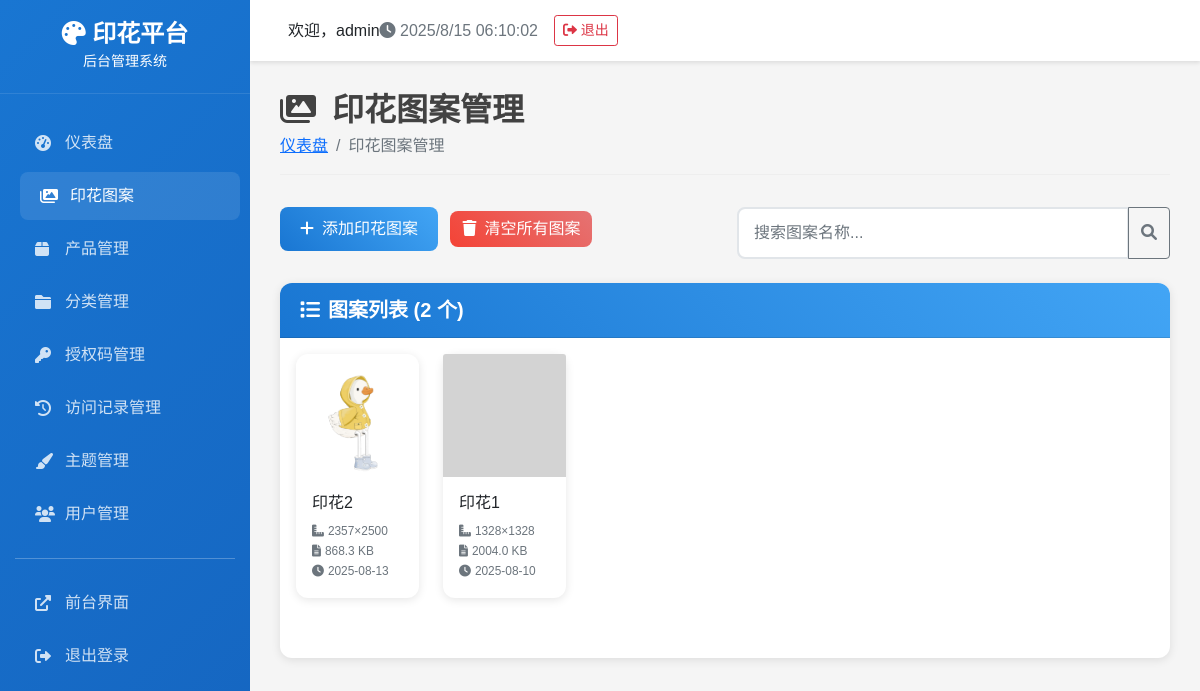
Before: /patterns (signed in) with the older database file.
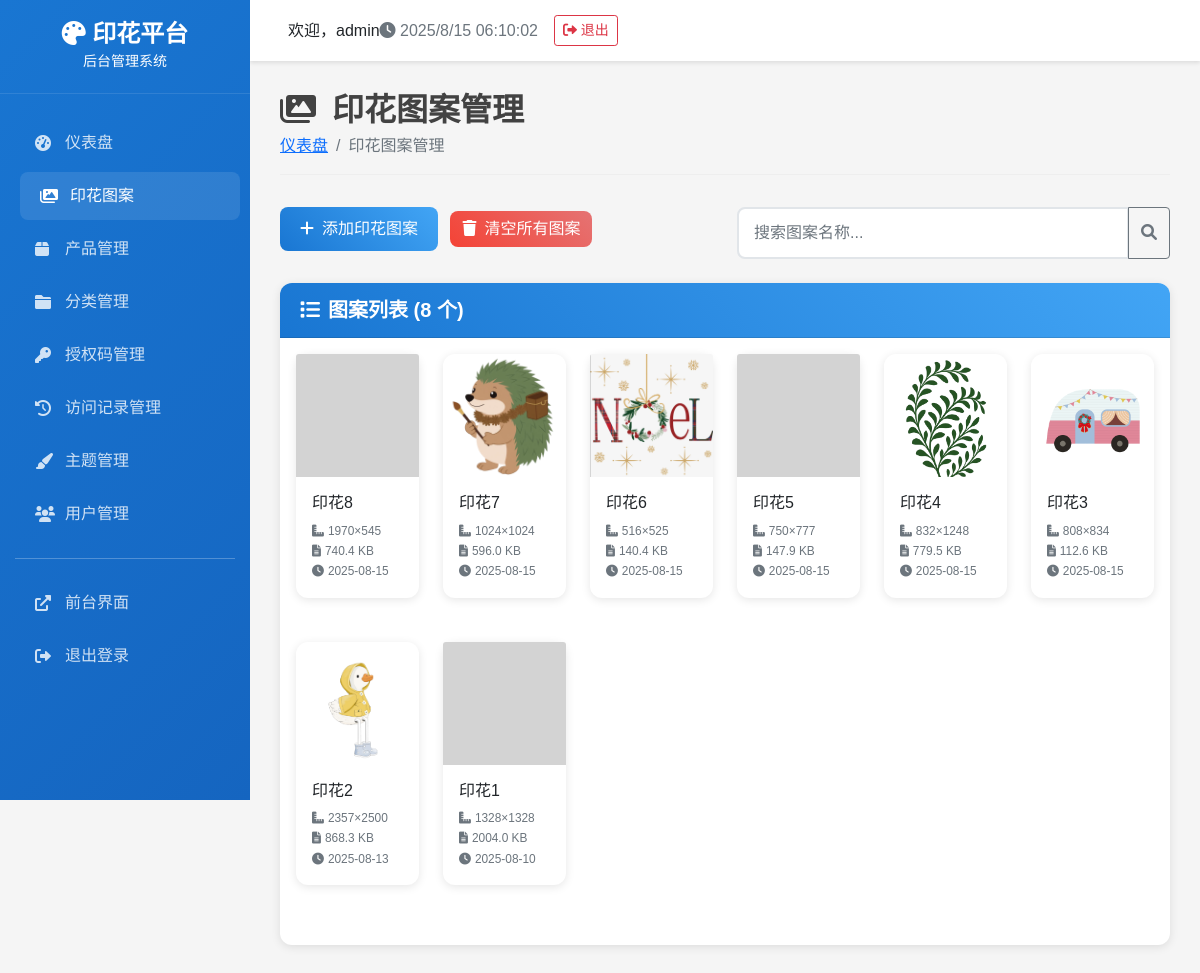
After: the same page with the newer database file.
### tables this page shows
CREATE TABLE patterns (
            id INTEGER PRIMARY KEY AUTOINCREMENT,
            name TEXT NOT NULL,
            filename TEXT NOT NULL,
            file_path TEXT NOT NULL,
            upload_time DATETIME DEFAULT CURRENT_TIMESTAMP,
            file_size INTEGER DEFAULT 0,
            image_width INTEGER DEFAULT 0,
            image_height INTEGER DEFAULT 0,
            is_active BOOLEAN DEFAULT 1
        );

### admin_app.py (the view)
    def decorated_function(*args, **kwargs):
        if 'admin_user_id' not in session:
            return redirect(url_for('login'))
        return f(*args, **kwargs)

### admin_app.py (called while the page is built)
def login_required(f):
    def decorated_function(*args, **kwargs):
        if 'admin_user_id' not in session:
            return redirect(url_for('login'))
        return f(*args, **kwargs)
    decorated_function.__name__ = f.__name__
    return decorated_function

@app.route('/patterns')
@login_required
def patterns():
    try:
        patterns = DatabaseManager.get_patterns() or []
    except Exception as e:
        print(f"获取印花图案失败: {e}")
        patterns = []
    return render_template('admin/patterns.html', patterns=patterns)

### backend/database.py (called while the page is built)
def get_db_connection():
    conn = sqlite3.connect(DATABASE_PATH)
    conn.row_factory = sqlite3.Row
    return conn

    @staticmethod
    def execute_query(query: str, params: tuple = ()) -> List[Dict[str, Any]]:
        conn = get_db_connection()
        cursor = conn.cursor()
        cursor.execute(query, params)
        results = [dict(row) for row in cursor.fetchall()]
        conn.close()
        return results

    @staticmethod
    def get_patterns(active_only: bool = True) -> List[Dict[str, Any]]:
        query = "SELECT * FROM patterns"
        if active_only:
            query += " WHERE is_active = 1"
        query += " ORDER BY upload_time DESC"
        return DatabaseManager.execute_query(query)

### templates/admin/patterns.html (shortened to what this page needs)
{% extends "admin/base.html" %}
{% block content %}
<div class="page-header">
    <h1><i class="fas fa-images me-3"></i>印花图案管理</h1>
    <nav aria-label="breadcrumb">
        <ol class="breadcrumb">
            <li class="breadcrumb-item"><a href="{{ url_for('index') }}">仪表盘</a></li>
            <li class="breadcrumb-item active">印花图案管理</li>
        </ol>
    </nav>
</div>
<div class="row mb-4">
    <div class="col-md-6">
        <button type="button" class="btn btn-primary" data-bs-toggle="modal" data-bs-target="#addPatternModal">
            <i class="fas fa-plus me-2"></i>添加印花图案
        </button>
        <button type="button" class="btn btn-danger ms-2" onclick="clearAllPatterns()">
            <i class="fas fa-trash me-2"></i>清空所有图案
        </button>
    </div>
    <div class="col-md-6">
        <div class="input-group">
            <input type="text" class="form-control" id="searchInput" placeholder="搜索图案名称...">
            <button class="btn btn-outline-secondary" type="button">
                <i class="fas fa-search"></i>
            </button>
        </div>
    </div>
</div>
<div class="card">
    <div class="card-header">
        <h5><i class="fas fa-list me-2"></i>图案列表 ({{ patterns|length }} 个)</h5>
    </div>
    <div class="card-body">
        {% if patterns %}
        <div class="row" id="patternsGrid">
            {% for pattern in patterns %}
            <div class="col-lg-2 col-md-3 col-sm-4 col-6 mb-4 pattern-item" data-name="{{ pattern.name|lower }}">
                <div class="card pattern-card">
                    <div class="pattern-image-container">
                        <img src="{{ url_for('uploaded_file', filename='patterns/' + pattern.filename) }}"
                             class="card-img-top pattern-image" alt="{{ pattern.name }}"
                             onerror="this.src='{{ url_for('static', filename='images/no-image.png') }}'">
                    </div>
                    <div class="card-body">
                        <h6 class="card-title">{{ pattern.name }}</h6>
                        <div class="pattern-info">
                            <small class="text-muted">
                                <i class="fas fa-ruler-combined me-1"></i>{{ pattern.image_width }}×{{ pattern.image_height }}
                            </small>
                            <br>
                            <small class="text-muted">
                                <i class="fas fa-file-alt me-1"></i>{{ (pattern.file_size / 1024) | round(1) }} KB
                            </small>
                            <br>
                            <small class="text-muted">
                                <i class="fas fa-clock me-1"></i>{{ pattern.upload_time[:10] if pattern.upload_time else '未知' }}
                            </small>
                        </div>
                    </div>
                </div>
            </div>
            {% endfor %}
        </div>
        {% else %}
        <div class="text-center py-5">
            <i class="fas fa-images fa-3x text-muted mb-3"></i>
            <h5 class="text-muted">暂无印花图案</h5>
            <p class="text-muted">点击上方"添加印花图案"按钮开始上传图案</p>
        </div>
        {% endif %}
    </div>
</div>
{% endblock %}

### templates/admin/base.html (shortened to what this page needs)
<!DOCTYPE html>
<html lang="zh-CN">
<head>
    <link href="https://cdn.jsdelivr.net/npm/bootstrap@5.1.3/dist/css/bootstrap.min.css" rel="stylesheet">
    <link href="https://cdnjs.cloudflare.com/ajax/libs/font-awesome/6.0.0/css/all.min.css" rel="stylesheet">
</head>
<body>
    <div class="sidebar">
        <div class="logo">
            <h4><i class="fas fa-palette"></i> 印花平台</h4>
            <small>后台管理系统</small>
        </div>
        <nav class="nav-menu">
            <div class="nav-item">
                    <a href="{{ url_for('index') }}" class="nav-link {% if request.endpoint == 'index' %}active{% endif %}">
                    <i class="fas fa-tachometer-alt"></i>
                    <span>仪表盘</span>
                </a>
            </div>
            <div class="nav-item">
                <a href="{{ url_for('patterns') }}" class="nav-link {% if request.endpoint == 'patterns' %}active{% endif %}">
                    <i class="fas fa-images"></i>
                    印花图案
                </a>
            </div>
            <div class="nav-item">
                <a href="{{ url_for('products') }}" class="nav-link {% if request.endpoint == 'products' %}active{% endif %}">
                    <i class="fas fa-box"></i>
                    产品管理
                </a>
            </div>
            <div class="nav-item">
                <a href="{{ url_for('categories') }}" class="nav-link {% if request.endpoint == 'categories' %}active{% endif %}">
                    <i class="fas fa-folder"></i>
                    分类管理
                </a>
            </div>
            <div class="nav-item">
                <a href="{{ url_for('access_codes') }}" class="nav-link {% if request.endpoint == 'access_codes' %}active{% endif %}">
                    <i class="fas fa-key"></i>
                    授权码管理
                </a>
            </div>
            <div class="nav-item">
                <a href="{{ url_for('access_logs') }}" class="nav-link {% if request.endpoint == 'access_logs' %}active{% endif %}">
                    <i class="fas fa-history"></i>
                    访问记录管理
                </a>
            </div>
            <div class="nav-item">
                <a href="{{ url_for('themes') }}" class="nav-link {% if request.endpoint == 'themes' %}active{% endif %}">
                    <i class="fas fa-paint-brush"></i>
                    主题管理
                </a>
            </div>
            <div class="nav-item">
                <a href="{{ url_for('users') }}" class="nav-link {% if request.endpoint == 'users' %}active{% endif %}">
                    <i class="fas fa-users"></i>
                    用户管理
                </a>
            </div>
            <hr style="border-color: rgba(255,255,255,0.1); margin: 20px 15px;">
            <div class="nav-item">
                <a href="http://localhost:5000" class="nav-link" target="_blank">
                    <i class="fas fa-external-link-alt"></i>
                    <span>前台界面</span>
                </a>
            </div>
            <div class="nav-item">
                <a href="{{ url_for('logout') }}" class="nav-link">
                    <i class="fas fa-sign-out-alt"></i>
                    <span>退出登录</span>
                </a>
            </div>
        </nav>
    </div>
    <div class="main-content">
        <div class="top-navbar">
            <div class="d-flex align-items-center">
                <span class="ms-2">欢迎，{{ session.admin_username or 'Admin' }}</span>
            </div>
            <div class="d-flex align-items-center">
                <span class="text-muted me-3">
                    <i class="fas fa-clock"></i>
                    <span id="current-time"></span>
                </span>
                <a href="{{ url_for('logout') }}" class="btn btn-outline-danger btn-sm">
                    <i class="fas fa-sign-out-alt"></i> 退出
                </a>
            </div>
        </div>
        <div class="content-area">
            {% block content %}{% endblock %}
        </div>
    </div>
</body>
</html>

### templates/admin/base.html (style rules this page uses)
:root { --primary-color: #1976d2; --secondary-color: #424242; --success-color: #4caf50; --warning-color: #ff9800; --danger-color: #f44336; --sidebar-width: 250px; }
body { font-family: 'Microsoft YaHei', Arial, sans-serif; background-color: #f5f5f5; }
.sidebar { position: fixed; top: 0; left: 0; height: 100vh; width: var(--sidebar-width); background: linear-gradient(135deg, var(--primary-color), #1565c0); color: white; z-index: 1000; overflow-y: auto; }
.sidebar .logo { padding: 20px; text-align: center; border-bottom: 1px solid rgba(255,255,255,0.1); }
.sidebar .logo h4 { margin: 0; font-weight: 600; }
.sidebar .nav-menu { padding: 20px 0; }
.sidebar .nav-item { margin: 5px 15px; }
.sidebar .nav-link { color: rgba(255,255,255,0.8); padding: 12px 20px; border-radius: 8px; text-decoration: none; display: flex; align-items: center; transition: all 0.3s ease; }
.sidebar .nav-link:hover, .sidebar .nav-link.active { background: rgba(255,255,255,0.1); color: white; transform: translateX(5px); }
.sidebar .nav-link i { width: 20px; margin-right: 10px; }
.main-content { margin-left: var(--sidebar-width); min-height: 100vh; }
.top-navbar { background: white; padding: 15px 30px; box-shadow: 0 2px 4px rgba(0,0,0,0.1); display: flex; justify-content: between; align-items: center; }
.content-area { padding: 30px; }
.page-header { margin-bottom: 30px; }
.page-header h1 { color: var(--secondary-color); font-size: 2rem; font-weight: 600; margin: 0; }
.page-header .breadcrumb { background: none; padding: 0; margin: 5px 0 0 0; }
.card { border: none; border-radius: 12px; box-shadow: 0 2px 10px rgba(0,0,0,0.1); margin-bottom: 20px; }
.card-header { background: linear-gradient(45deg, var(--primary-color), #42a5f5); color: white; border-radius: 12px 12px 0 0 !important; padding: 15px 20px; }
.card-header h5 { margin: 0; font-weight: 600; }
.btn-primary { background: linear-gradient(45deg, var(--primary-color), #42a5f5); border: none; border-radius: 8px; padding: 10px 20px; font-weight: 500; }
.btn-danger { background: linear-gradient(45deg, var(--danger-color), #e57373); border: none; border-radius: 8px; }
.form-control, .form-select { border-radius: 8px; border: 2px solid #e1e5e9; padding: 12px 15px; }

### templates/admin/patterns.html (style rules this page uses)
.pattern-card { transition: all 0.3s ease; border: none; box-shadow: 0 2px 10px rgba(0,0,0,0.1); }
.pattern-image-container { position: relative; overflow: hidden; aspect-ratio: 1; width: 100%; }
.pattern-image { width: 100%; height: 100%; object-fit: cover; transition: transform 0.3s ease; }
.pattern-info { font-size: 0.85rem; }
.page-header { margin-bottom: 2rem; padding-bottom: 1rem; border-bottom: 1px solid #eee; }

Changed rows visible on the page:
added patterns: name "印花8", image_width "1970", image_height "545", (pattern.file_size/1024)|round(1) "740.4", upload_time "2025-08-15"
added patterns: filename (picture), name "印花7", image_width "1024", image_height "1024", (pattern.file_size/1024)|round(1) "596.0", upload_time "2025-08-15"
added patterns: filename (picture), name "印花6", image_width "516", image_height "525", (pattern.file_size/1024)|round(1) "140.4", upload_time "2025-08-15"
added patterns: name "印花5", image_width "750", image_height "777", (pattern.file_size/1024)|round(1) "147.9", upload_time "2025-08-15"
added patterns: filename (picture), name "印花4", image_width "832", image_height "1248", (pattern.file_size/1024)|round(1) "779.5", upload_time "2025-08-15"
added patterns: filename (picture), name "印花3", image_width "808", image_height "834", (pattern.file_size/1024)|round(1) "112.6", upload_time "2025-08-15"
Other visible differences:
{{ patterns|length }}: "2" → "8"
